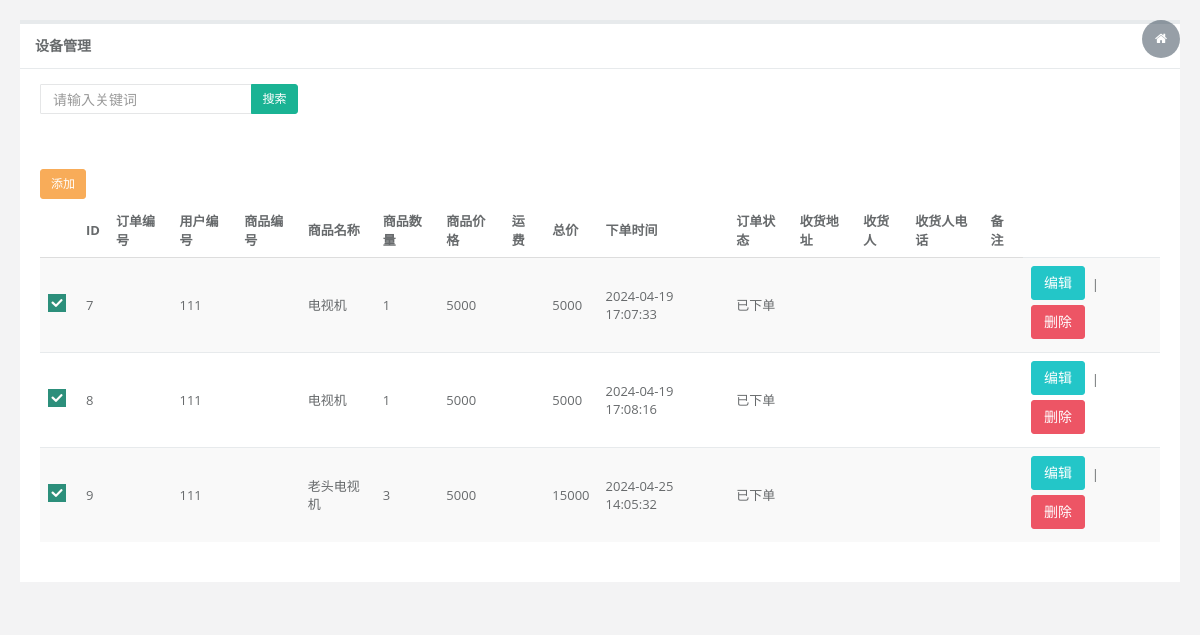
Page /orderslist/ on the committed database.
### mywb/models.py (models this page shows)
class Orders(models.Model):
    orderid = models.CharField(verbose_name="订单编号", max_length=100)
    userid = models.CharField(verbose_name="用户编号", max_length=100)
    goodsid = models.CharField(verbose_name="商品编号", max_length=100)
    goodsname = models.CharField(verbose_name="商品名称", max_length=100)
    goodsnum = models.CharField(verbose_name="商品数量", max_length=100)
    goodsprice = models.CharField(verbose_name="商品价格", max_length=100)
    fee= models.CharField(verbose_name="运费", max_length=100)
    total= models.CharField(verbose_name="总价", max_length=100)
    ordertime = models.CharField(verbose_name="下单时间", max_length=100)
    orderstatus = models.CharField(verbose_name="订单状态", max_length=100)
    address = models.CharField(verbose_name="收货地址", max_length=100,default="")
    name = models.CharField(verbose_name="收货人", max_length=100,default="")
    phone = models.CharField(verbose_name="收货人电话", max_length=100,default="")
    remark = models.CharField(verbose_name="备注", max_length=1000,default="")

### mywb/views.py (the view)
# urls.py: path("orderslist/", wb.orderslist),
def orderslist(request):
    list = Orders.objects.all()
    return render(request, 'orders/list.html', {'list': list})

### mywb/templates/orders/list.html (shortened to what this page needs)
 <!DOCTYPE html>
<html>
<head>
    <link rel="shortcut icon" href="favicon.ico"> <link href="/static/css/bootstrap.min.css?v=3.3.7" rel="stylesheet">
    <link href="/static/css/font-awesome.css?v=4.4.0" rel="stylesheet">
    <link href="/static/css/plugins/iCheck/custom.css" rel="stylesheet">
    <link href="/static/css/animate.css" rel="stylesheet">
    <link href="/static/css/style.css?v=4.1.0" rel="stylesheet">
</head>
<body class="gray-bg">
    <div class="wrapper wrapper-content animated fadeInRight">
        <div class="row">
            <div class="col-sm-12">
                <div class="ibox float-e-margins">
                    <div class="ibox-title">
                        <h5>设备管理</h5>
                    </div>
                    <div class="ibox-content">
                        <div class="row">
                            <div class="col-sm-3">
                                <div class="input-group">
                                    <input type="text" placeholder="请输入关键词" class="input-sm form-control"> <span class="input-group-btn">
                                        <button type="button" class="btn btn-sm btn-primary"> 搜索</button> </span>
                                </div>
                                <div style="margin-top: 50px;">
                                     <a class="btn btn-sm btn-warning" href="/ordersadd" >添加</a> </span>
                                </div>
                            </div>
                        </div>
                        <div class="table-responsive">
                            <table class="table table-striped">
                                <thead>
                                    <tr>
                                        <th></th>
                                        <th>ID</th>
                                        <th>订单编号</th>
                                        <th>用户编号</th>
                                        <th>商品编号</th>
                                        <th>商品名称</th>
                                        <th>商品数量</th>
                                        <th>商品价格</th>
                                        <th>运费</th>
                                        <th>总价</th>
                                        <th>下单时间</th>
                                        <th>订单状态</th>
                                        <th>收货地址</th>
                                        <th>收货人</th>
                                        <th>收货人电话</th>
                                        <th>备注</th>
                                    </tr>
                                </thead>
                                <tbody>
                                {% for item in list%}
                                    <tr>
                                        <td>
                                        </td>
                                        <td>{{item.id}}</td>
                                        <td>{{item.orderid}}</td>
                                        <td>{{item.userid}}</td>
                                        <td>{{item.goodsid}}</td>
                                        <td>{{item.goodsname}}</td>
                                        <td>{{item.goodsnum}}</td>
                                        <td>{{item.goodsprice}}</td>
                                        <td>{{item.fee}}</td>
                                        <td>{{item.total}}</td>
                                        <td>{{item.ordertime}}</td>
                                        <td>{{item.orderstatus}}</td>
                                        <td>{{item.address}}</td>
                                        <td>{{item.name}}</td>
                                        <td>{{item.phone}}</td>
                                        <td>{{item.remark}}</td>
                                     <td><a href="/ordersedit?id={{item.id}}" class="btn btn-info">编辑</a>&nbsp;&nbsp;|&nbsp;&nbsp;<a  href="javascript:;" onclick="gotodel({{item.id}})" class="btn btn-danger">删除</a>
                                    </tr>
                                {% endfor %}
                                </tbody>
                            </table>
                        </div>
                    </div>
                </div>
            </div>
        </div>
    </div>
</body>
</html>

### rows in the picture
Orders: id "7", userid "111", goodsname "电视机", goodsnum "1", goodsprice "5000", total "5000", ordertime "2024-04-19 17:07:33", orderstatus "已下单"
Orders: id "8", userid "111", goodsname "电视机", goodsnum "1", goodsprice "5000", total "5000", ordertime "2024-04-19 17:08:16", orderstatus "已下单"
Orders: id "9", userid "111", goodsname "老头电视机", goodsnum "3", goodsprice "5000", total "15000", ordertime "2024-04-25 14:05:32", orderstatus "已下单"
